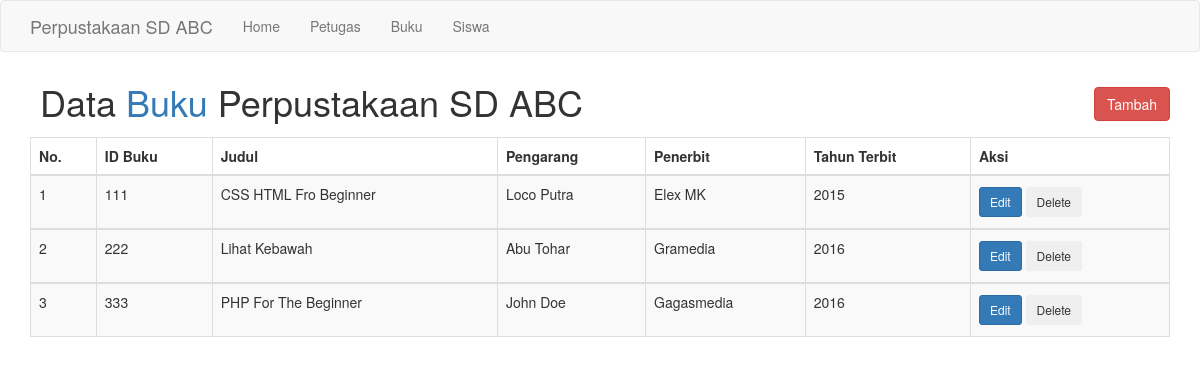
The page /buku/data_buku.php on the database its author committed.
### tables this page shows
CREATE TABLE `buku` (
  `id_buku` int(11) NOT NULL,
  `judul` varchar(255) NOT NULL,
  `pengarang` varchar(255) NOT NULL,
  `penerbit` varchar(255) NOT NULL,
  `tahun_terbit` int(4) NOT NULL
);

### buku/data_buku.php (the view, shortened to what this page needs)
<?php
    require('../config/db.php');
    $query = 'SELECT * FROM buku ORDER BY judul ASC';
    $no=1;
    $result = mysqli_query($conn, $query);
    $datas = mysqli_fetch_all($result, MYSQLI_ASSOC);
?>
<?php include('../inc/header.php'); ?>
    <div class="container">
        <h1  style="margin: 10px 10px 15px; display: inline-block;">Data <span class="text-primary">Buku</span> Perpustakaan SD ABC</h1>
        <a href="add_buku.php" class="btn btn-danger" style="margin-top: 15px; float: right;">Tambah</a>
        <table class="table table-striped table-hover table-bordered">
        <thead>
            <tr>
            <th>No.</th>
            <th>ID Buku</th>
            <th>Judul</th>
            <th>Pengarang</th>
            <th>Penerbit</th>
            <th>Tahun Terbit</th>
            <th>Aksi</th>
            </tr>
        </thead>
            <?php foreach($datas as $data) : ?>
            <tbody>
                <tr class="table-success">
                <td><?php echo $no; ?></td>
                <td><?php echo $data['id_buku']; ?></td>
                <td><?php echo $data['judul']; ?></td>
                <td><?php echo $data['pengarang']; ?></td>
                <td><?php echo $data['penerbit']; ?></td>
                <td><?php echo $data['tahun_terbit']; ?></td>
                <td>
                <form method="POST" action="<?php echo $_SERVER['PHP_SELF']; ?>">
                    <a href="<?php echo ROOT_URL; ?>buku/edit_buku.php?id_buku=<?php echo $data['id_buku']; ?>" class="btn btn-primary btn-sm " style="margin: 3px 0;">Edit</a>
                    <input type="submit" name="delete" value="Delete" class="btn btn-outline-secondary btn-sm" Onclick="return confirm('Apakah anda yakin untuk menghapus data buku yang berjudul <?php echo $data['judul']?>?')" style="margin: 3px 0;">
                </form>
                </td>
                </tr>
            </tbody>
            <?php $no++; ?>
            <?php endforeach; ?>
            </table>
    </div>
<?php include('../inc/footer.php'); ?>

### rows shown on the page
buku: id_buku "111", judul "CSS HTML Fro Beginner", pengarang "Loco Putra", penerbit "Elex MK", tahun_terbit "2015"
buku: id_buku "222", judul "Lihat Kebawah", pengarang "Abu Tohar", penerbit "Gramedia", tahun_terbit "2016"
buku: id_buku "333", judul "PHP For The Beginner", pengarang "John Doe", penerbit "Gagasmedia", tahun_terbit "2016"
